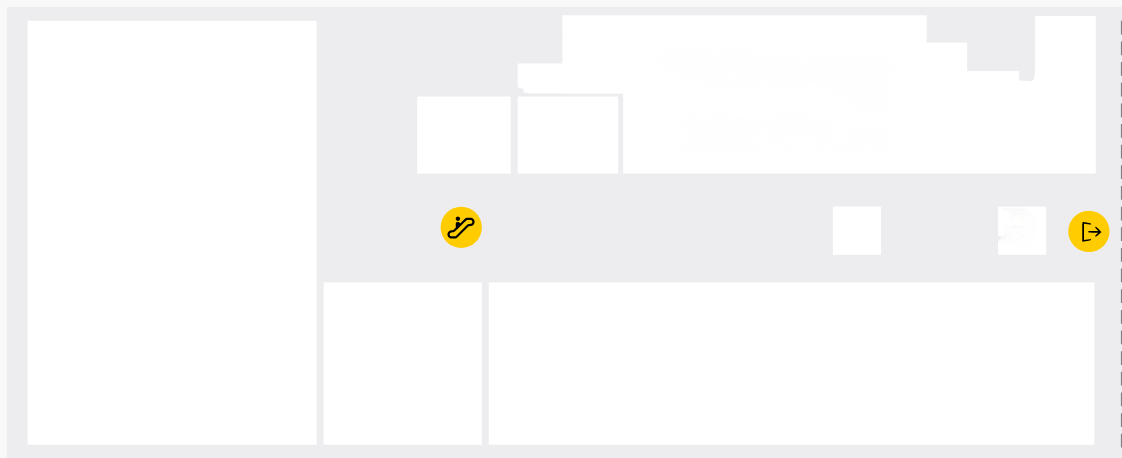
#> input picture 1.png, 1122 x 458 px
$ python main.py
#> lines starting #> are read from the running program, lines starting #| are printed output that depends on the picture; after the words box and inside, x2 and y2 are one past the last pixel; in counts of white or black regions, pixels touching at a corner belong together
### functionality.py
import cv2
from matplotlib import pyplot as plt
import numpy as np
import RioDatas as RD


def imgShow(windowName:str,img):
	cv2.imshow(windowName, img)
	cv2.waitKey(0)
	cv2.destroyAllWindows()

def drawRect(path, coordsXY: tuple, coordsX1Y1: tuple, color: tuple, thickness: int=2):
    cv2.rectangle(path, coordsXY, coordsX1Y1, color, thickness)

def detetctFirstAndLastPoints():
	returnedDict = {}
	try:
		startPoint = int(input("vortex eq gtnvum : ")) # orinak 4
		finishPoint = input("vortex eq gnum : ") # orinak cty
		finishPoint = finishPoint.upper()
		for shopName in RD.shopsWithCoordinates1Stage.keys():
			if finishPoint == shopName:
				returnedDict["finishPointName"] = finishPoint
				finishPoint = RD.shopsWithCoordinates1Stage[shopName]
				break
		else: raise AttributeError
	except AttributeError:
		print("tvov nsheq vortex eq gtnvum, greq xanuti anun@ te vortex petq e gnaq")
		detetctFirstAndLastPoints()

	returnedDict["start"] = [
		RD.pointRectanglesWayFirstStage[startPoint-1][0],
		RD.pointRectanglesWayFirstStage[startPoint-1][1]
	]
	returnedDict["finish"] = [
		finishPoint[0],
		finishPoint[1]
	]
	returnedDict["startPointID"] = startPoint

	return returnedDict

# [14 lines left out: function detectWay, not called in this run]


### main.py
import cv2
from matplotlib import pyplot as plt
import numpy as np
import RioDatas as RD
import functionality as functional

img = cv2.imread(RD.PATH)
#> img is the input picture: shape (458, 1122, 3); mean B, G, R 248.5, 248.8, 249.1
imgGrey = cv2.cvtColor(img, cv2.COLOR_BGR2GRAY)
_, thrash = cv2.threshold(imgGrey, 240, 255, cv2.THRESH_BINARY)
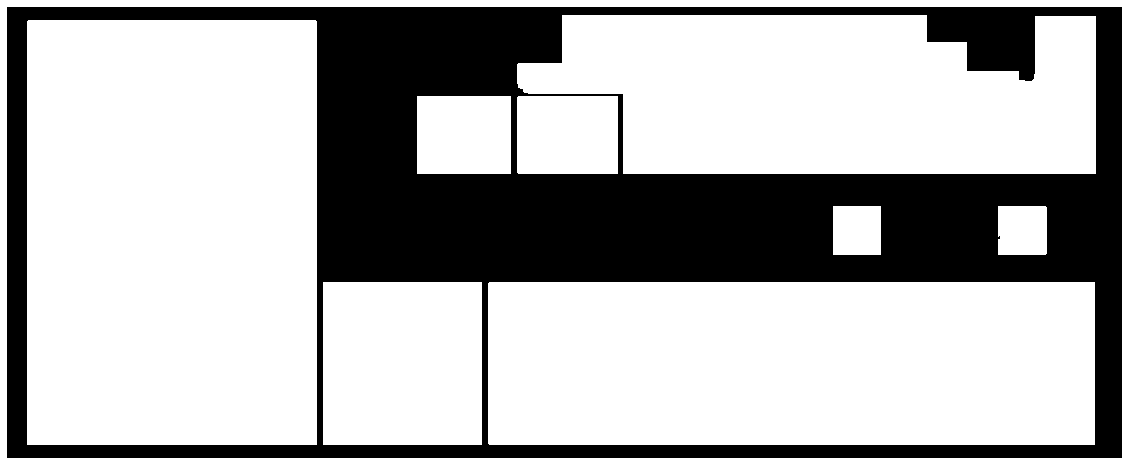
#> thrash: shape (458, 1122); 69.2% white; 1 black region
contours, _ = cv2.findContours(thrash, cv2.RETR_TREE, cv2.CHAIN_APPROX_NONE)
#> contours = 9 contours; largest, box (x1, y1, x2, y2) and area: (27, 20, 317, 445) 122535, (488, 282, 1095, 445) 98171, (517, 15, 1096, 174) 75490, (323, 282, 482, 445) 25596, (0, 0, 1122, 458) 9432

for contour in contours:
    approx = cv2.approxPolyDP(contour, 0.01 * cv2.arcLength(contour, True), True)
    area = img.shape[0] * img.shape[1]
    coordinates = approx.ravel()
    cooeds_area = (coordinates[0] - coordinates[-2]) * (coordinates[1] - coordinates[-1])
    if len(approx.ravel()) == 8 and cooeds_area > area - 100:  # or cooeds_area < 30:
        print(approx.ravel())
        continue
    cv2.drawContours(img, [approx], 0, (0, 0, 0), 2)
    x = approx.ravel()[0]
    y = approx.ravel()[1]
#> this loop made 9 passes
#> (coordinates, cooeds_area, x, y) on passes 1, 5, 7: ([488, 283, 489, 444, 1094, 444, 1094, 282], -606, 488, 283), ([517, 97, 518, 173, 617, 173, 617, 96], -100, 517, 97), ([28, 20, 27, 444, 316, 444, 316, 21], 288, 28, 20)
#> (cooeds_area, x, y) on passes 3, 8: (48, 998, 206), (-90, 517, 64)
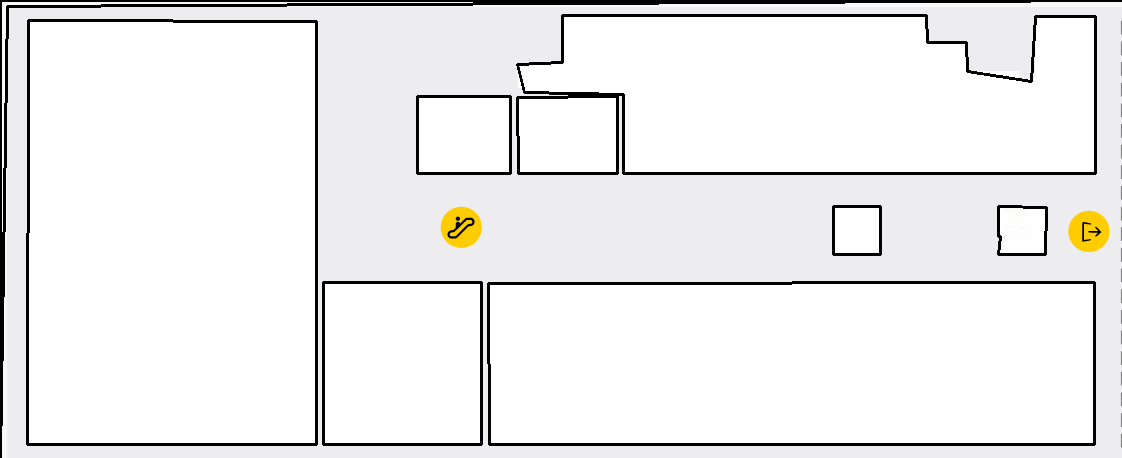
#> img: shape (458, 1122, 3); 4.94% of pixels changed, all inside (x1, y1, x2, y2) = (0, 0, 1122, 458)

index = 1
for point in RD.pointRectanglesWayFirstStage:#range(len(point_rectangles_way)):
    functional.drawRect(img,point[0],point[1],(0,255,0))
    cv2.putText(img,str(index),point[0],cv2.FONT_HERSHEY_SIMPLEX,1,(0, 102, 255),1,cv2.LINE_AA)
    index += 1
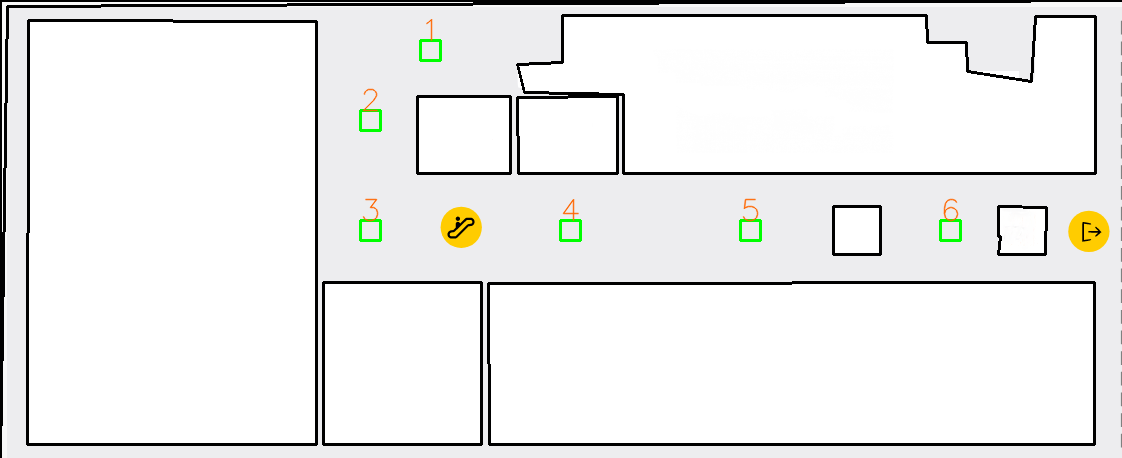
#> img: shape (458, 1122, 3); 0.41% of pixels changed, all inside (x1, y1, x2, y2) = (359, 19, 962, 242)
#> after the loop, index = 7

for point in RD.shopsWithCoordinates1Stage.values():#range(len(point_rectangles_way)):
    functional.drawRect(img,point[0],point[1],(255,0,0))
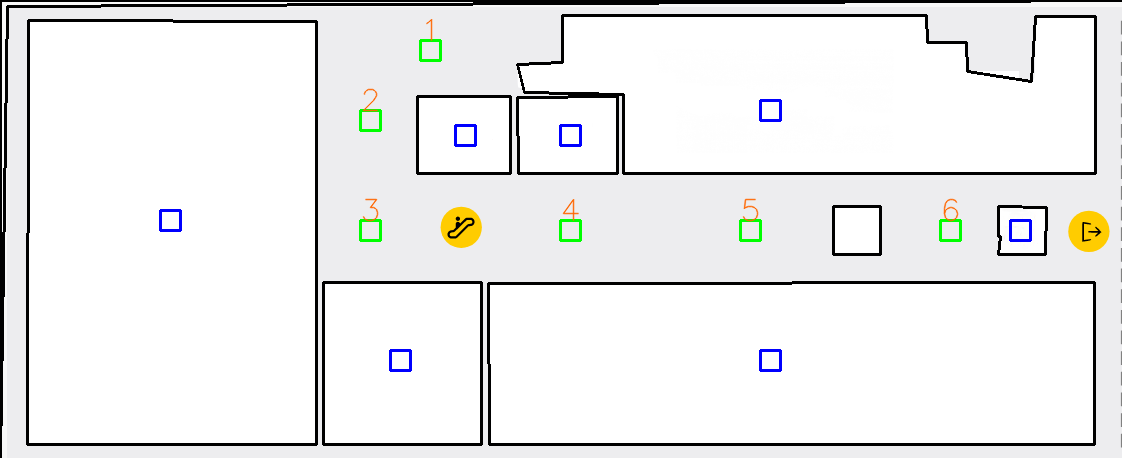
#> img: shape (458, 1122, 3); 0.32% of pixels changed, all inside (x1, y1, x2, y2) = (159, 99, 1032, 372)


functional.imgShow("window",img)
detetctedFirstAndLastPoints = functional.detetctFirstAndLastPoints()
#> the answer given: 3
#> (the run stopped early here; a loop or call above may not have finished)
